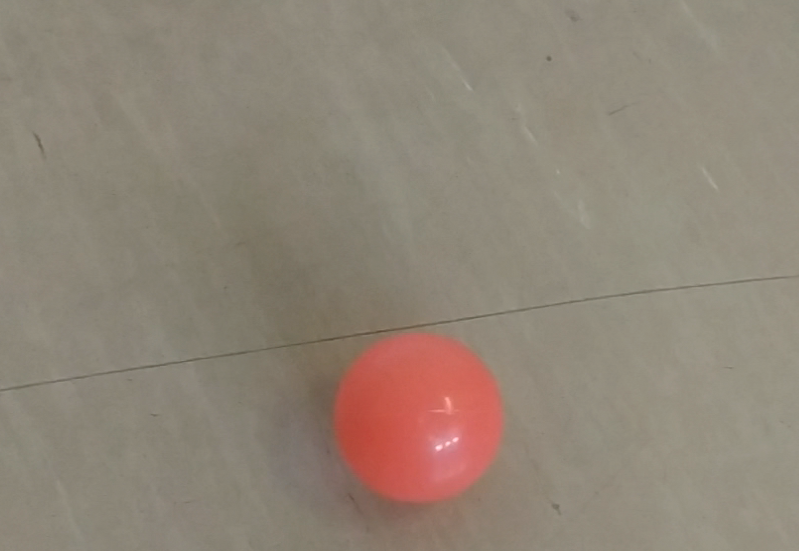
#> input picture Files/ball.png, 799 x 551 px
$ python Zad1.py
#> lines starting #> are read from the running program, lines starting #| are printed output that depends on the picture; after the words box and inside, x2 and y2 are one past the last pixel; in counts of white or black regions, pixels touching at a corner belong together
# %%
import cv2
import sys
import numpy as np
from matplotlib import pyplot as plt

# %%
def print_image(image, title=""):
    image = cv2.cvtColor(image, cv2.COLOR_BGR2RGB)
    plt.imshow(image)
    plt.title(title)
    plt.show()

# %%
# Wczytanie obrazu
img = cv2.imread("Files/ball.png")
#> img is the input picture: shape (551, 799, 3); mean B, G, R 118.8, 132.8, 144.2
if img is None:
    sys.exit("Could not read the image.")
print_image(img, "Original Image")

# %%
# Konwersja do przestrzeni HSV
img_hsv = cv2.cvtColor(img, cv2.COLOR_BGR2HSV)
#> img_hsv: shape (551, 799, 3); mean H, S, V 20.4, 43.1, 144.2

# Dolna maska dla czerwonego koloru (0-10)
lower_red1 = np.array([0, 120, 70])
upper_red1 = np.array([10, 255, 255])
mask1 = cv2.inRange(img_hsv, lower_red1, upper_red1)
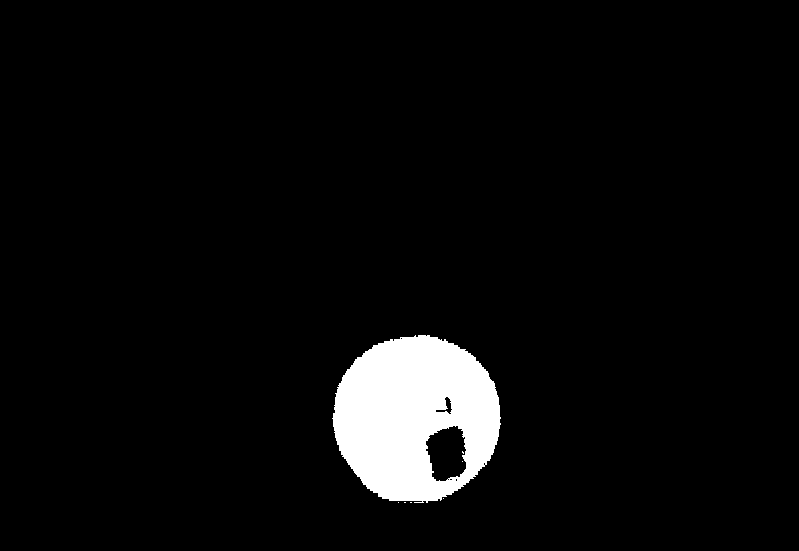
#> mask1: shape (551, 799); 4.6% white; 7 white regions (6 under 20 px), largest, box (x1, y1, x2, y2) and area: (332, 335, 501, 503) 20212

# Górna maska dla czerwonego koloru (170-180)
lower_red2 = np.array([170, 120, 70])
upper_red2 = np.array([180, 255, 255])
mask2 = cv2.inRange(img_hsv, lower_red2, upper_red2)
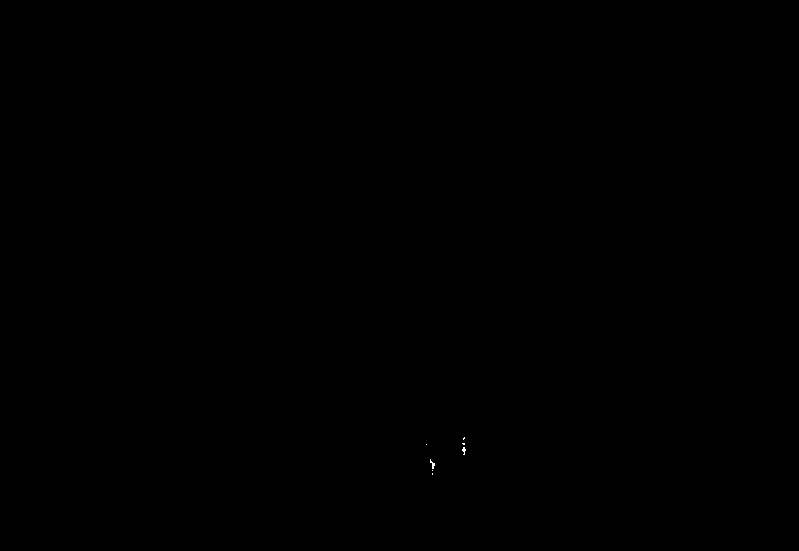
#> mask2: shape (551, 799); 0.01% white in thin lines or dots, all inside (x1, y1, x2, y2) = (426, 437, 466, 475)

# Połączenie obu masek
mask = mask1 + mask2
#> mask: shape (551, 799); 4.6% white; 6 white regions (5 under 20 px), largest, box (x1, y1, x2, y2) and area: (332, 335, 501, 503) 20269
print_image(mask, "Red Color Mask")

# %%
# Usunięcie szumów
kernel = np.ones((7, 7), np.uint8)
mask = cv2.morphologyEx(mask, cv2.MORPH_OPEN, kernel, iterations=1)
#> mask: shape (551, 799); 4.6% white; 1 white region, box (x1, y1, x2, y2) and area: (333, 335, 500, 501) 20128
mask = cv2.morphologyEx(mask, cv2.MORPH_CLOSE, kernel, iterations=1)
#> mask: shape (551, 799); 4.6% white; 1 white region, box (x1, y1, x2, y2) and area: (333, 335, 500, 501) 20230
print_image(mask, "Mask after Noise Removal")
#> in print_image (call 3), `image = cv2.cvtColor(image, cv2.COLOR_BGR2RGB)`: image: shape (551, 799, 3); 4.6% white; 1 white region

# %%
# Segmentacja – zastosowanie maski na oryginalnym obrazie
segmented_img = cv2.bitwise_and(img, img, mask=mask)
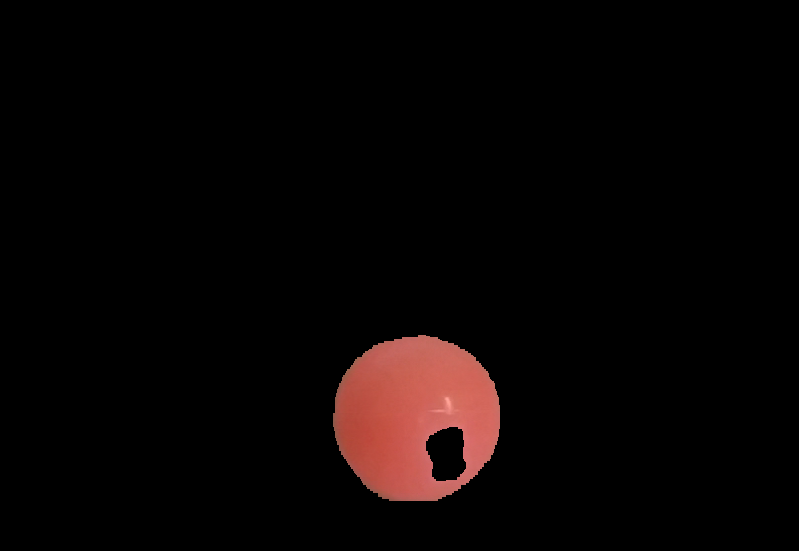
#> segmented_img: shape (551, 799, 3); mean B, G, R 3.9, 4.4, 9.1
print_image(segmented_img, "Segmented Image")

# %%
# Konwersja obrazu na skalę szarości
gray_image = cv2.cvtColor(segmented_img, cv2.COLOR_BGR2GRAY)
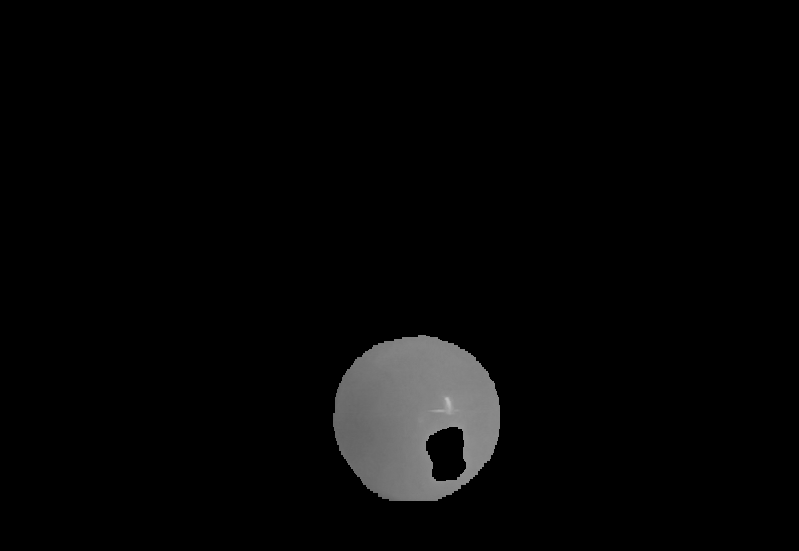
#> gray_image: shape (551, 799); min 0, max 192, mean 5.7
print_image(gray_image, "Grayscale Image")

# %%
# Konwersja obrazu na obraz binarny
ret, thresh = cv2.threshold(gray_image, 0, 255, cv2.THRESH_BINARY + cv2.THRESH_OTSU)
#> ret = 0
print_image(thresh, "Threshold Image")

# %%
# Obliczanie momentów obrazu
M = cv2.moments(thresh)
#> M = moments, m00 5158650, centre m10/m00, m01/m00 = (413.6, 415.1)
if M["m00"] != 0:
    cX = int(M["m10"] / M["m00"])
#> cX = 413
    cY = int(M["m01"] / M["m00"])
#> cY = 415
else:
    cX, cY = 0, 0

# %%
# Rysowanie środka masy
cv2.circle(img, (cX, cY), 5, (255, 255, 255), -1)
#> img: shape (551, 799, 3); 0.02% of pixels changed, all inside (x1, y1, x2, y2) = (408, 410, 419, 421)
cv2.putText(img, "red ball", (cX - 25, cY - 25), cv2.FONT_HERSHEY_SIMPLEX, 0.5, (255, 255, 255), 2)
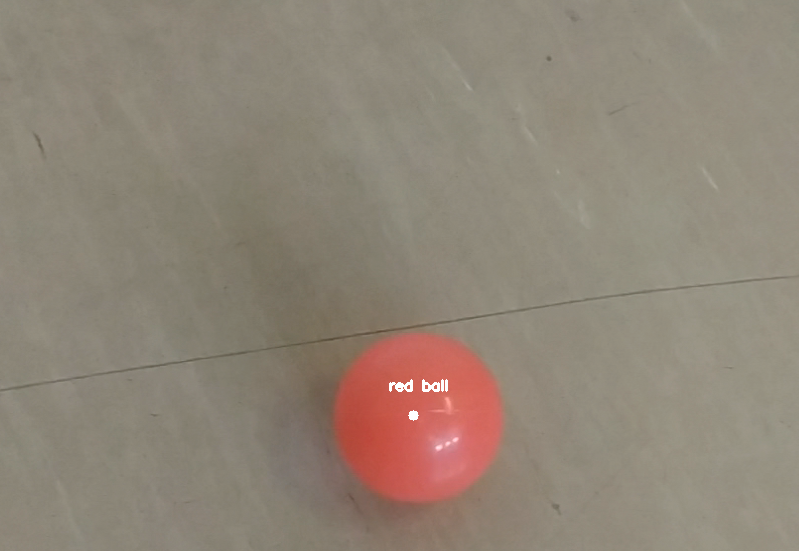
#> img: shape (551, 799, 3); mean B, G, R 119, 133, 144.3
print_image(img, "Image with Center Marked")

# %%
# Znajdowanie konturów
contours, hierarchy = cv2.findContours(mask.copy(), cv2.RETR_EXTERNAL, cv2.CHAIN_APPROX_SIMPLE)
#> contours = 1 contour; box (x1, y1, x2, y2) and area: (333, 335, 500, 501) 21630

# Rysowanie konturów
output = cv2.drawContours(img.copy(), contours, -1, (0, 0, 255), 3)
print_image(output, "Contours")
